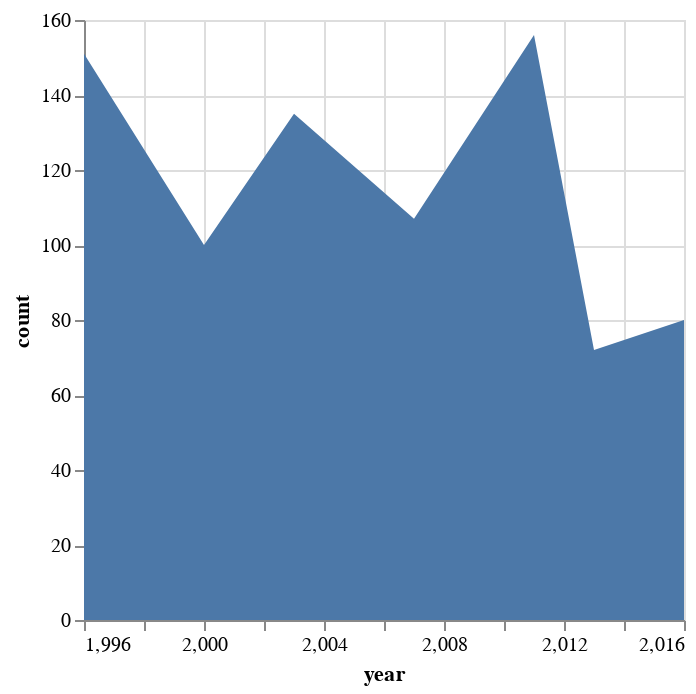

Notebook cell for this chart:
### Markdown cell above
### Flächenchart

### Code cell
# Line chart
alt.Chart(df_generation).mark_area().encode(
    x = 'year',
    y = 'count'
)

### Figure 1 — Vega-Lite specification as saved in the notebook (floating-point values rounded to 4 significant figures)
{"config": {"view": {"continuousWidth": 300, "continuousHeight": 300}}, "data": {"name": "data-491ec974c785f92077f1c22e8547deb4"}, "mark": {"type": "area"}, "encoding": {"x": {"field": "year", "type": "quantitative"}, "y": {"field": "count", "type": "quantitative"}}, "$schema": "https://vega.github.io/schema/vega-lite/v5.20.1.json", "datasets": {"data-491ec974c785f92077f1c22e8547deb4": [{"year": 1996, "count": 151}, {"year": 2000, "count": 100}, {"year": 2003, "count": 135}, {"year": 2007, "count": 107}, {"year": 2011, "count": 156}, {"year": 2013, "count": 72}, {"year": 2016, "count": 80}]}}
